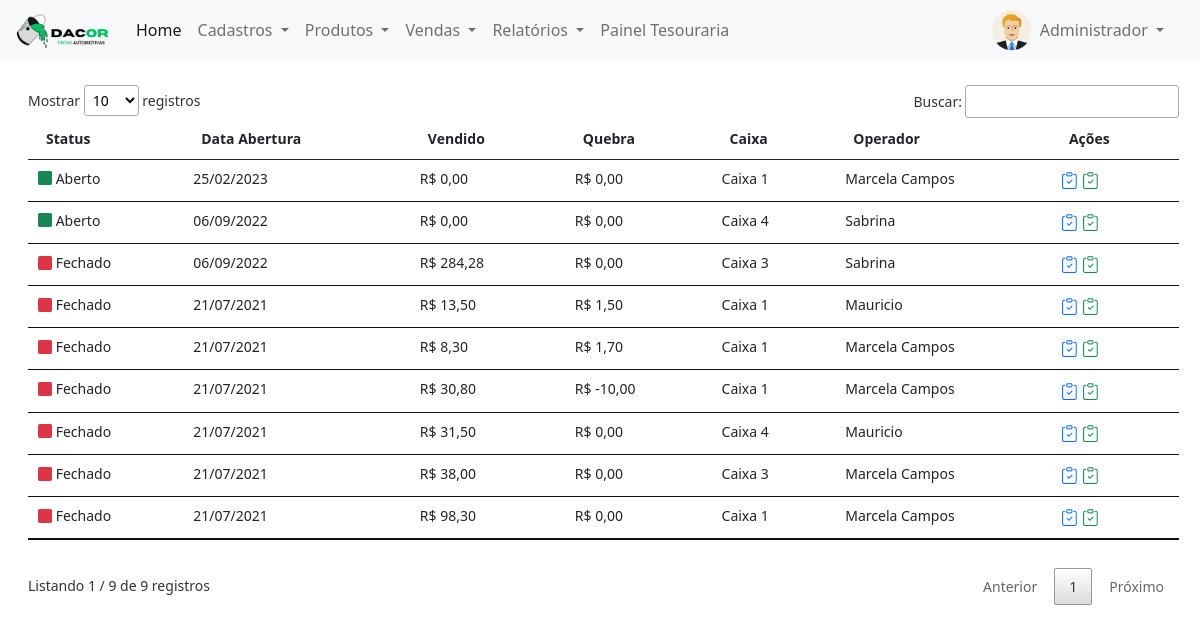
/login/painel-adm/index.php?pagina=aberturas (signed in), run on the app's committed database.
### tables this page shows
CREATE TABLE `usuarios` (
  `id` int(11) NOT NULL,
  `nome` varchar(50) NOT NULL,
  `email` varchar(50) NOT NULL,
  `cpf` varchar(20) NOT NULL,
  `senha` varchar(20) NOT NULL,
  `nivel` varchar(20) NOT NULL
);

CREATE TABLE `caixa` (
  `id` int(11) NOT NULL,
  `data_ab` date NOT NULL,
  `hora_ab` time NOT NULL,
  `valor_ab` decimal(8,2) NOT NULL,
  `gerente_ab` int(11) NOT NULL,
  `data_fec` date DEFAULT NULL,
  `hora_fec` time DEFAULT NULL,
  `valor_fec` decimal(8,2) DEFAULT NULL,
  `valor_vendido` decimal(8,2) DEFAULT NULL,
  `valor_quebra` decimal(8,2) DEFAULT NULL,
  `gerente_fec` int(11) DEFAULT NULL,
  `caixa` int(11) NOT NULL,
  `operador` int(11) NOT NULL,
  `status` varchar(20) NOT NULL,
  `valor_sangrias` decimal(8,2) NOT NULL
);

CREATE TABLE `caixas` (
  `id` int(11) NOT NULL,
  `nome` varchar(25) NOT NULL
);

### login/painel-adm/aberturas.php (the view, shortened to what this page needs)
<?php
require_once('../conexao.php');
?>
<div class="mt-4" style="margin-right:25px">
	<?php
	$query = $pdo->query("SELECT * from caixa order by id desc");
	$res = $query->fetchAll(PDO::FETCH_ASSOC);
	$total_reg = @count($res);
	if($total_reg > 0){
		?>
		<small>
			<table id="example" class="table table-hover my-4" style="width:100%">
				<thead>
					<tr>
						<th>Status</th>
						<th>Data Abertura</th>
						<th>Vendido</th>
						<th>Quebra</th>
						<th>Caixa</th>
						<th>Operador</th>
						<th>Ações</th>
					</tr>
				</thead>
				<tbody>
					<?php
					for($i=0; $i < $total_reg; $i++){
							$id_operador = $res[$i]['operador'];
						$id_caixa = $res[$i]['caixa'];
						$data2 = implode('/', array_reverse(explode('-', $res[$i]['data_ab'])));
						$valor_quebra = number_format( $res[$i]['valor_quebra'] , 2, ',', '.');
						$total_vendido = number_format( $res[$i]['valor_vendido'] , 2, ',', '.');
						$res_2 = $pdo->query("SELECT * from usuarios where id = '$id_operador' ");
						$dados = $res_2->fetchAll(PDO::FETCH_ASSOC);
						$nome_operador = $dados[0]['nome'];
						$res_2 = $pdo->query("SELECT * from caixas where id = '$id_caixa' ");
						$dados = $res_2->fetchAll(PDO::FETCH_ASSOC);
						$nome_caixa = $dados[0]['nome'];
						if($res[$i]['status'] == 'Aberto'){
							$classe = 'text-success';
						}else{
							$classe = 'text-danger';
						}
						?>
						<tr>
							<td>
								<i class="bi bi-square-fill <?php echo $classe ?>"></i>
								<?php echo $res[$i]['status'] ?></td>
								<td><?php echo $data2 ?></td>
								<td>R$ <?php echo $total_vendido ?></td>
								<td>R$ <?php echo $valor_quebra ?></td>
								<td><?php echo $nome_caixa ?></td>
								<td><?php echo $nome_operador ?></td>
								<td>
									<big>
									<a href="../rel/fluxocaixa_class.php?id=<?php echo $res[$i]['id'] ?>" title="Fluxo de Caixa" target="_blank" style="text-decoration: none">
										<i class="bi bi-clipboard-check text-primary"></i>
									</a>
									<a href="../rel/relSangrias_class.php?id=<?php echo $res[$i]['id'] ?>" title="Relatório de Sangrias" target="_blank" style="text-decoration: none">
										<i class="bi bi-clipboard-check text-success"></i>
									</a>
								</big>
								</td>
							</tr>
						<?php } ?>
					</tbody>
				</table>
			</small>
		<?php }else{
			echo '<p>Não existem dados para serem exibidos!!';
		} ?>
	</div>

### login/painel-adm/index.php (shortened to what this page needs)
<?php
require_once('../conexao.php');
$menu1 = 'home';
$menu2 = 'usuarios';
$menu3 = 'fornecedores';
$menu4 = 'categorias';
$menu5 = 'produtos';
$menu6 = 'compras';
$menu8 = 'forma_pgtos';
$menu9 = 'vendas';
$menu10 = 'aberturas';
$query = $pdo->query("SELECT * from usuarios WHERE id = '$_SESSION[id_usuario]'");
$res = $query->fetchAll(PDO::FETCH_ASSOC);
$nome_usu = $res[0]['nome'];
 ?>
<!DOCTYPE html>
<html>
<head>
	<link href="https://cdn.jsdelivr.net/npm/bootstrap@5.0.0-beta1/dist/css/bootstrap.min.css" rel="stylesheet">
	<link rel="stylesheet" type="text/css" href="../vendor/DataTables/datatables.min.css"/>
	<link rel="stylesheet" href="https://cdn.jsdelivr.net/npm/bootstrap-icons@1.3.0/font/bootstrap-icons.css">
</head>
<body>
	<nav class="navbar navbar-expand-lg navbar-light bg-light">
  <div class="container-fluid">
    <a class="navbar-brand" href="index.php">
    	<img src="../img/logo-painel.png" width="100">
    </a>
    <div class="collapse navbar-collapse" id="navbarSupportedContent">
      <ul class="navbar-nav me-auto mb-2 mb-lg-0">
        <li class="nav-item">
          <a class="nav-link active" aria-current="page" href="index.php?pagina=<?php echo $menu1 ?>">Home</a>
        </li>
        <li class="nav-item dropdown">
          <a class="nav-link dropdown-toggle" href="#" id="navbarDropdown" role="button" data-bs-toggle="dropdown" aria-expanded="false">
            Cadastros
          </a>
        </li>
        <li class="nav-item dropdown">
          <a class="nav-link dropdown-toggle" href="#" id="navbarDropdown" role="button" data-bs-toggle="dropdown" aria-expanded="false">
            Produtos
          </a>
        </li>
         <li class="nav-item dropdown">
          <a class="nav-link dropdown-toggle" href="#" id="navbarDropdown" role="button" data-bs-toggle="dropdown" aria-expanded="false">
            Vendas
          </a>
        </li>
        <li class="nav-item dropdown">
          <a class="nav-link dropdown-toggle" href="#" id="navbarDropdown" role="button" data-bs-toggle="dropdown" aria-expanded="false">
            Relatórios
          </a>
        </li>
        <li class="nav-item">
          <a class="nav-link" href="../painel-tesoureiro" target="_blank">Painel Tesouraria</a>
        </li>
      </ul>
      <div class="d-flex mx-3">
        <img src="../img/icone-user.png" width="40px" height="40px">
    <div class="collapse navbar-collapse" id="navbarNavDarkDropdown">
      <ul class="navbar-nav">
        <li class="nav-item dropdown">
          <a class="nav-link dropdown-toggle" href="#" id="navbarDarkDropdownMenuLink" role="button" data-bs-toggle="dropdown" aria-expanded="false">
            <?php echo $nome_usu ?>
          </a>
        </li>
      </ul>
    </div>
       </div>
    </div>
  </div>
</nav>
<div class="container-fluid mt-2 mx-3">
<?php
if(@$_GET['pagina'] == $menu1){
	require_once($menu1. '.php');
}
else if(@$_GET['pagina'] == $menu2){
	require_once($menu2. '.php');
}
else if(@$_GET['pagina'] == $menu3){
	require_once($menu3. '.php');
}
else if(@$_GET['pagina'] == $menu4){
	require_once($menu4. '.php');
}
else if(@$_GET['pagina'] == $menu5){
  require_once($menu5. '.php');
}
else if(@$_GET['pagina'] == $menu6){
  require_once($menu6. '.php');
}
else if(@$_GET['pagina'] == $menu7){
  require_once($menu7. '.php');
}
else if(@$_GET['pagina'] == $menu8){
  require_once($menu8. '.php');
}
else if(@$_GET['pagina'] == $menu9){
  require_once($menu9. '.php');
}
else if(@$_GET['pagina'] == $menu10){
  require_once($menu10. '.php');
}
 ?>
</div>
</body>
</html>
<link href="https://cdn.jsdelivr.net/npm/select2@4.1.0-rc.0/dist/css/select2.min.css" rel="stylesheet" />

### data on the page
usuarios: nome "Administrador"
caixa: status "Aberto", data_ab "25/02/2023", valor_vendido "0,00", valor_quebra "0,00", caixas.nome "Caixa 1", usuarios.nome "Marcela Campos"
caixa: status "Aberto", data_ab "06/09/2022", valor_vendido "0,00", valor_quebra "0,00", caixas.nome "Caixa 4", usuarios.nome "Sabrina"
caixa: status "Fechado", data_ab "06/09/2022", valor_vendido "284,28", valor_quebra "0,00", caixas.nome "Caixa 3", usuarios.nome "Sabrina"
caixa: status "Fechado", data_ab "21/07/2021", valor_vendido "13,50", valor_quebra "1,50", caixas.nome "Caixa 1", usuarios.nome "Mauricio"
caixa: status "Fechado", data_ab "21/07/2021", valor_vendido "8,30", valor_quebra "1,70", caixas.nome "Caixa 1", usuarios.nome "Marcela Campos"
caixa: status "Fechado", data_ab "21/07/2021", valor_vendido "30,80", valor_quebra "-10,00", caixas.nome "Caixa 1", usuarios.nome "Marcela Campos"
caixa: status "Fechado", data_ab "21/07/2021", valor_vendido "31,50", valor_quebra "0,00", caixas.nome "Caixa 4", usuarios.nome "Mauricio"
caixa: status "Fechado", data_ab "21/07/2021", valor_vendido "38,00", valor_quebra "0,00", caixas.nome "Caixa 3", usuarios.nome "Marcela Campos"
caixa: status "Fechado", data_ab "21/07/2021", valor_vendido "98,30", valor_quebra "0,00", caixas.nome "Caixa 1", usuarios.nome "Marcela Campos"
